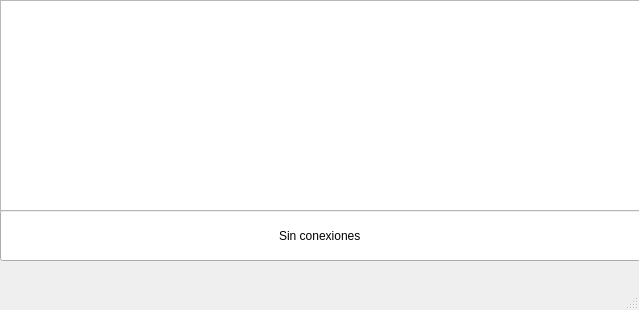
<?xml version="1.0" encoding="UTF-8"?>
<ui version="4.0">
 <class>mserver</class>
 <widget class="QMainWindow" name="mserver">
  <property name="geometry">
   <rect>
    <x>0</x>
    <y>0</y>
    <width>639</width>
    <height>310</height>
   </rect>
  </property>
  <property name="windowTitle">
   <string>mserver</string>
  </property>
  <widget class="QWidget" name="centralwidget">
   <widget class="QLineEdit" name="lineEdit">
    <property name="geometry">
     <rect>
      <x>0</x>
      <y>210</y>
      <width>641</width>
      <height>51</height>
     </rect>
    </property>
    <property name="text">
     <string>Sin conexiones</string>
    </property>
    <property name="alignment">
     <set>Qt::AlignCenter</set>
    </property>
   </widget>
   <widget class="QPlainTextEdit" name="plainTextEdit">
    <property name="geometry">
     <rect>
      <x>0</x>
      <y>0</y>
      <width>641</width>
      <height>211</height>
     </rect>
    </property>
   </widget>
  </widget>
  <widget class="QMenuBar" name="menubar">
   <property name="geometry">
    <rect>
     <x>0</x>
     <y>0</y>
     <width>639</width>
     <height>22</height>
    </rect>
   </property>
  </widget>
  <widget class="QStatusBar" name="statusbar"/>
 </widget>
 <resources/>
 <connections/>
</ui>
